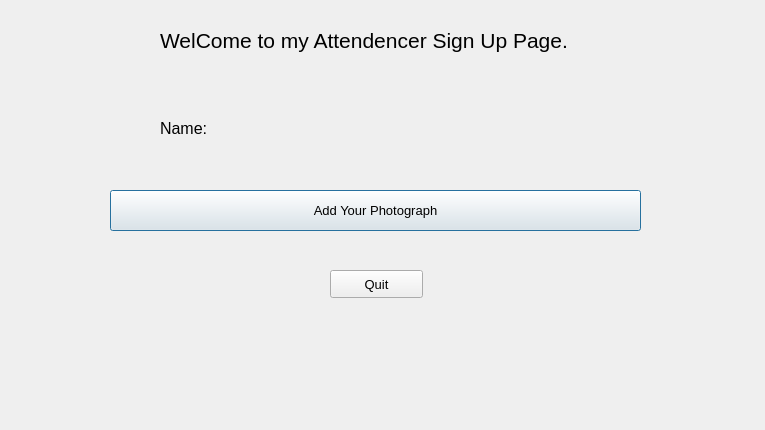
<?xml version="1.0" encoding="UTF-8"?>
<ui version="4.0">
 <class>Dialog</class>
 <widget class="QDialog" name="Dialog">
  <property name="geometry">
   <rect>
    <x>0</x>
    <y>0</y>
    <width>765</width>
    <height>430</height>
   </rect>
  </property>
  <property name="windowTitle">
   <string>Dialog</string>
  </property>
  <property name="autoFillBackground">
   <bool>false</bool>
  </property>
  <widget class="QLabel" name="label">
   <property name="geometry">
    <rect>
     <x>160</x>
     <y>10</y>
     <width>441</width>
     <height>61</height>
    </rect>
   </property>
   <property name="font">
    <font>
     <pointsize>16</pointsize>
    </font>
   </property>
   <property name="text">
    <string>&lt;html&gt;&lt;head/&gt;&lt;body&gt;&lt;p&gt;WelCome to my Attendencer Sign Up Page.&lt;/p&gt;&lt;/body&gt;&lt;/html&gt;</string>
   </property>
  </widget>
  <widget class="QPushButton" name="button">
   <property name="geometry">
    <rect>
     <x>110</x>
     <y>190</y>
     <width>531</width>
     <height>41</height>
    </rect>
   </property>
   <property name="font">
    <font>
     <pointsize>10</pointsize>
    </font>
   </property>
   <property name="text">
    <string>Add Your Photograph</string>
   </property>
  </widget>
  <widget class="QLabel" name="label_2">
   <property name="geometry">
    <rect>
     <x>160</x>
     <y>120</y>
     <width>61</width>
     <height>16</height>
    </rect>
   </property>
   <property name="font">
    <font>
     <pointsize>12</pointsize>
    </font>
   </property>
   <property name="text">
    <string>Name:</string>
   </property>
   <property name="scaledContents">
    <bool>true</bool>
   </property>
   <property name="wordWrap">
    <bool>true</bool>
   </property>
  </widget>
  <widget class="QLabel" name="label_3">
   <property name="geometry">
    <rect>
     <x>250</x>
     <y>130</y>
     <width>421</width>
     <height>21</height>
    </rect>
   </property>
   <property name="autoFillBackground">
    <bool>true</bool>
   </property>
   <property name="text">
    <string/>
   </property>
  </widget>
  <widget class="QPushButton" name="Quit">
   <property name="geometry">
    <rect>
     <x>330</x>
     <y>270</y>
     <width>93</width>
     <height>28</height>
    </rect>
   </property>
   <property name="font">
    <font>
     <pointsize>10</pointsize>
    </font>
   </property>
   <property name="text">
    <string>Quit</string>
   </property>
  </widget>
 </widget>
 <resources/>
 <connections/>
</ui>
